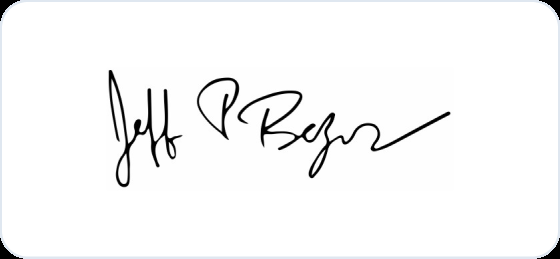
#> input picture jeff-bezoss-signature-signaturely-image.png, 560 x 259 px
$ python -i test_signature.py   (imports and definitions only)
#> lines starting #> are read from the running program, lines starting #| are printed output that depends on the picture; after the words box and inside, x2 and y2 are one past the last pixel; in counts of white or black regions, pixels touching at a corner belong together
import cv2
import numpy as np
import joblib

# Load the trained model
# [1 line not run here, left out]

# Function to extract features from a single image
def extract_features(image_path):
    img = cv2.imread(image_path, cv2.IMREAD_GRAYSCALE)
#> img: shape (259, 560); min 0, max 255, mean 247
    img = cv2.resize(img, (64, 64))
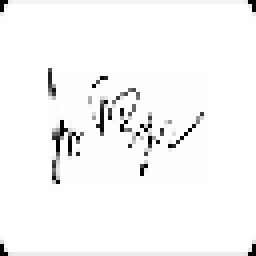
#> img: shape (64, 64) (shown 4 times larger); min 0, max 255, mean 247.3

    # Compute features
    mean_intensity = np.mean(img)
#> mean_intensity = 247.3
    std_intensity = np.std(img)
#> std_intensity = 37.09
    edges = cv2.Canny(img, 100, 200)
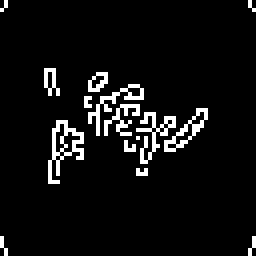
#> edges: shape (64, 64) (shown 4 times larger); 6.2% white in thin lines or dots
    edge_mean = np.mean(edges)
#> edge_mean = 15.69

    contours, _ = cv2.findContours(edges, cv2.RETR_EXTERNAL, cv2.CHAIN_APPROX_SIMPLE)
#> contours = 15 contours, 13 with area under 20; largest, box (x1, y1, x2, y2) and area: (12, 30, 21, 46) 45, (41, 27, 52, 38) 34
    contour_area = sum(cv2.contourArea(c) for c in contours)
#> contour_area = 134.5
    contour_perimeter = sum(cv2.arcLength(c, True) for c in contours)  # ADD THIS FEATURE
#> contour_perimeter = 357.3

    return np.array([[mean_intensity, std_intensity, edge_mean, contour_area, contour_perimeter]])

# Test the model on a new signature
test_image_path = "jeff-bezoss-signature-signaturely-image.png"  # Change this!
features = extract_features(test_image_path)
#> features = [[247.3, 37.09, 15.69, 134.5, 357.3]]
# [1 line that did not run here, left out]

# Print result
# [4 lines not run here, left out]

>>> result = extract_features('jeff-bezoss-signature-signaturely-image.png')
#> result = [[247.3, 37.09, 15.69, 134.5, 357.3]]
